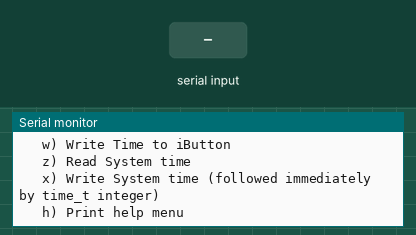
Simulated run of this sketch. Board: Arduino Uno, built with avr-gcc and run on an emulated ATmega328P. Shown: the last lines printed to the serial monitor. Inputs (shaded band) come from the test bench.

Above: at 1.3 s.
1.4 s: "w90\n" received over Serial
At 1.9 s:
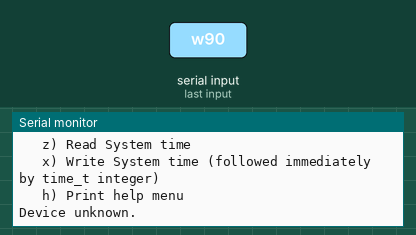
2.9 s: "w,45\n" received over Serial
At 4.1 s:
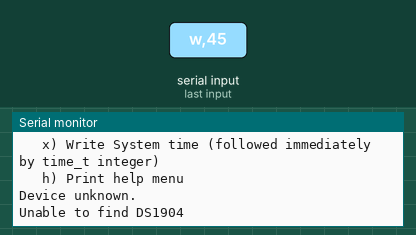
4.4 s: "z90\n" received over Serial
At 6.0 s:
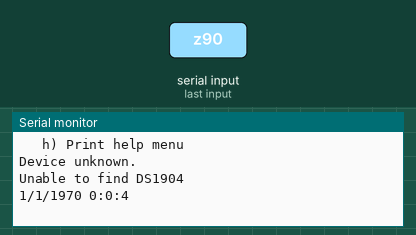
6.4 s: "x90\n" received over Serial
At 7.7 s:
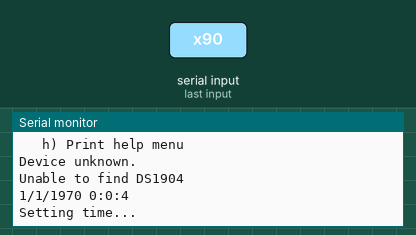

Measured:
- after the input at 1.4 s, the serial monitor: prints a new line at once (image 1)
- after the input at 2.9 s, the serial monitor: prints a new line at once (image 2)
- after the input at 4.4 s, the serial monitor: prints a new line after 0.52 s (image 3)
- after the input at 6.4 s, the serial monitor: prints a new line at once (image 4)

The sketch:

DS1904_V1.ino
```cpp
#include <OneWire.h>
#include <Time.h>

// OneWire DS18S20, DS18B20, DS1822 Temperature Example
//
// http://www.pjrc.com/teensy/td_libs_OneWire.html
//
// The DallasTemperature library can do all this work for you!
// http://milesburton.com/Dallas_Temperature_Control_Library

#define TIME_HEADER  "T"   // Header tag for serial time sync message
#define TIME_REQUEST  7    // ASCII bell character requests a time sync message
OneWire  ds(2);  // on pin 10 (a 4.7K resistor is necessary)

void setup(void) {
  Serial.begin(9600);
  printMenu();
  //Serial.printKeyboard.begin();
}

void loop()
{
  // Wait for a serial byte to be received:
  while( !Serial.available() )
    ;
  char c = Serial.read();
  // Once received, act on the serial input:
  switch (c)
  {
  case 'r':
    readTime();
    break;
  case 'w':
    writeTime();
    break;
  case 'z':
    readSystemTime();
    break;
  case 'x':
    writeSystemTime();
    break;
  case 'h':
    printMenu();
    break;
  }
  if (timeStatus() == timeSet) {
    digitalWrite(13, HIGH); // LED on if synced
  } else {
    digitalWrite(13, LOW);  // LED off if needs refresh
  }
}

void printMenu()
{
  Serial.println();
  Serial.println(F("DS1904 iButton Menu"));
  Serial.println(F("====================================="));
  Serial.println(F("\t r) Read Time from iButton"));
  Serial.println(F("\t w) Write Time to iButton"));
  Serial.println(F("\t z) Read System time"));
  Serial.println(F("\t x) Write System time (followed immediately by time_t integer)"));
  Serial.println(F("\t h) Print help menu"));
  Serial.println();
}

void readTime() {
  byte i;
  byte present = 0;
  byte type_s;
  byte data[12];
  byte addr[8];
  float celsius, fahrenheit;
  long timestamp = 0;
  String arduinoTime;

  if ( !ds.search(addr)) {
    //Serial.println("No more addresses.");
    //Serial.println();
    ds.reset_search();
    delay(250);
    return;
  }

  //Serial.print("ROM =");
  for( i = 0; i < 8; i++) {
    //Serial.write(' ');
    if (addr[i] < 10) {
      //Serial.print('0');
      //Serial.print(addr[i],HEX);
    } else {
      //Serial.print(addr[i], HEX);
    }
  }

/*  if (OneWire::crc8(addr, 7) != addr[7]) {
      Serial.println("CRC is not valid!");
      return;
  }
*/
  //Serial.println();

  // the first ROM byte indicates which chip
  switch (addr[0]) {
    case 0x24:
      //Serial.println("  Chip = DS1904");
      break;
    default:
      //Serial.println("Device unknown.");
      return;
  }

  ds.reset();
  ds.select(addr);
  ds.write(0x66);        // 0x66=Read; 0x99=Write

  delay(20);
  for ( i = 0; i < 5; i++) {           // we need 5 bytes
    data[i] = ds.read();
    //Serial.print(data[i], HEX);
    //Serial.print(" ");
  }
  //Serial.println();
  timestamp = convertRawDS1904(&data[0]);
  //setArduinoTime(timestamp);
  //arduinoTime = getArduinoTime();
  Serial.println(timestamp);

  //setDS1904(timestamp, &data[0]);
  delay(1000);
}

void setArduinoTime(long time_stamp) {
  setTime(time_stamp);
}

String getArduinoTime() {
  String strTime;
  strTime = String(month()) + String("/") + String(day()) + String("/") + String(year()) +
  String(" ") + String(hour()) + String(":") + String(minute()) + String(":") + String(second());
  return strTime;
  /*
  Serial.print(month());
  Serial.print("/");
  Serial.print(day());
  Serial.print("/");
  Serial.print(year());
  Serial.print(" ");
  Serial.print(hour());
  printDigits(minute());
  printDigits(second());
  Serial.println();
  */
}

long convertRawDS1904(byte *d) {
  long a, b;
  a = d[4];
  a = a << 24;
  b = d[3];
  b = b << 16;
  a = a | b;
  b = d[2];
  b = b << 8;
  a = a | b;
  a = a | d[1];
  return a;
  //return (d[4] * 16777216) + (d[3] * 65536) + (d[2] * 256) + d[1];
}

void writeTime() {
  byte i;
  long a;
  byte b;
  byte present = 0;
  byte type_s;
  byte data[12];
  byte addr[8];
  long timeStamp = 0;
  String arduinoTime;

  if ( !ds.search(addr)) {
    ds.reset_search();
    Serial.println("Unable to find DS1904");
    delay(2000);
    return;
  }
  for( i = 0; i < 8; i++) {
    if (addr[i] < 10) {
      //Serial.print('0');
      //Serial.print(addr[i],HEX);
    } else {
      //Serial.print(addr[i], HEX);
    }
  }
/*
  if (OneWire::crc8(addr, 7) != addr[7]) {
      //Serial.println("CRC is not valid!");
      return;
  }
*/

  switch (addr[0]) {
    case 0x24:
      Serial.println("  Chip = DS1904");
      break;
    default:
      Serial.println("Device unknown.");
      return;
  }

  timeStamp = now();
  data[0] = 0x0C; //Set control byte
  data[1] = timeStamp & 0xFF;
  a = timeStamp << 16;
  data[2] = a >> 24;
  a = timeStamp << 8;
  data[3] = a >> 24;
  data[4] = timeStamp >> 24;
  //Now write to the DS1904...
  ds.reset();
  ds.select(addr);
  ds.write(0x99);        // 0x66=Read; 0x99=Write
  delay(20);     // maybe 750ms is enough, maybe not
  for (i = 0;i < 5; i++) {
    ds.write(data[i]);
  }
  ds.reset();
  Serial.println("Set DS1904");
  delay(2000);
}
/*
void setDS1904(long timestamp, byte *d) {
  long a;
  byte b;
  d[0] = 0x0C; //Set control byte
  d[1] = timestamp & 0xFF; //LSB, DD
  a = timestamp << 16; //LShift 2 Bytes, CC DD 00 00
  d[2] = a >> 24; // RShift 3 Bytes 00 00 00 CC
  a = timestamp << 8; //Lshift 1 Byte BB CC DD 00
  d[3] = a >> 24; // RShift 3 Bytes 00 00 00 BB
  d[4] = timestamp >> 24; //RShift 3 Bytes 00 00 00 AA
}
*/
void printDigits(int digits){
  // utility function for digital clock display: prints preceding colon and leading 0
  Serial.print(":");
  if(digits < 10)
    Serial.print('0');
  Serial.print(digits);
}

void writeSystemTime() {
  unsigned long pctime;
  const unsigned long DEFAULT_TIME = 1357041600; // Jan 1 2013
     Serial.println("Setting time...");
     for (int i; i < 20000; i++) {
       //Do nothing...
     }
     pctime = Serial.parseInt();
     if( pctime >= DEFAULT_TIME) { // check the integer is a valid time (greater than Jan 1 2013)
       setTime(pctime); // Sync Arduino clock to the time received on the serial port
     }
}

void readSystemTime() {
  String a;
  a = getArduinoTime();
  Serial.println(a);
}

time_t requestSync()
{
  Serial.write(TIME_REQUEST);
  return 0; // the time will be sent later in response to serial mesg
}
```
